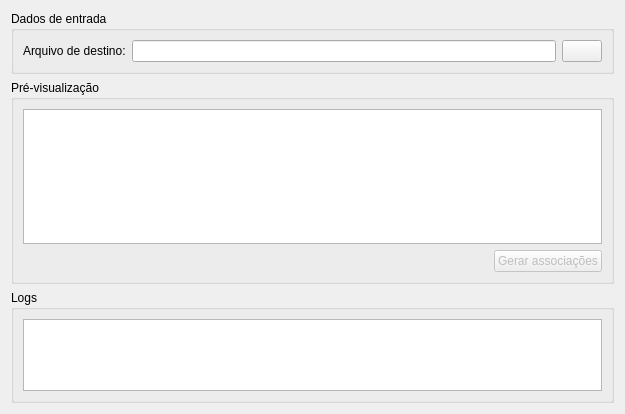
<?xml version="1.0" encoding="UTF-8"?>
<ui version="4.0">
 <class>frmGeradorAssociacaoAtributosAutomovel</class>
 <widget class="QWidget" name="frmGeradorAssociacaoAtributosAutomovel">
  <property name="geometry">
   <rect>
    <x>0</x>
    <y>0</y>
    <width>625</width>
    <height>414</height>
   </rect>
  </property>
  <property name="windowTitle">
   <string>Gerador de associação entre atributos de automóvel</string>
  </property>
  <layout class="QVBoxLayout" name="verticalLayout_2">
   <item>
    <widget class="QGroupBox" name="groupBox">
     <property name="title">
      <string>Dados de entrada</string>
     </property>
     <layout class="QHBoxLayout" name="horizontalLayout">
      <item>
       <widget class="QLabel" name="label">
        <property name="text">
         <string>Arquivo de destino:</string>
        </property>
       </widget>
      </item>
      <item>
       <widget class="QLineEdit" name="edtDiretorioDestino">
        <property name="readOnly">
         <bool>true</bool>
        </property>
       </widget>
      </item>
      <item>
       <widget class="QPushButton" name="btnInformarDiretorio">
        <property name="text">
         <string/>
        </property>
        <property name="icon">
         <iconset resource="../../../../resources.qrc">
          <normaloff>:/icones/icones/open.png</normaloff>:/icones/icones/open.png</iconset>
        </property>
       </widget>
      </item>
     </layout>
    </widget>
   </item>
   <item>
    <widget class="QGroupBox" name="groupBox_3">
     <property name="title">
      <string>Pré-visualização</string>
     </property>
     <layout class="QVBoxLayout" name="verticalLayout">
      <item>
       <widget class="QTableView" name="tblAssociacoes">
        <property name="font">
         <font>
          <family>MS Shell Dlg 2</family>
          <pointsize>10</pointsize>
          <weight>50</weight>
          <italic>false</italic>
          <bold>false</bold>
         </font>
        </property>
        <property name="editTriggers">
         <set>QAbstractItemView::NoEditTriggers</set>
        </property>
        <property name="alternatingRowColors">
         <bool>true</bool>
        </property>
        <property name="gridStyle">
         <enum>Qt::DashLine</enum>
        </property>
       </widget>
      </item>
      <item>
       <layout class="QHBoxLayout" name="horizontalLayout_2">
        <item>
         <spacer name="horizontalSpacer_2">
          <property name="orientation">
           <enum>Qt::Horizontal</enum>
          </property>
          <property name="sizeHint" stdset="0">
           <size>
            <width>40</width>
            <height>20</height>
           </size>
          </property>
         </spacer>
        </item>
        <item>
         <widget class="QPushButton" name="btnGerarAssociacoes">
          <property name="enabled">
           <bool>false</bool>
          </property>
          <property name="text">
           <string>Gerar associações</string>
          </property>
         </widget>
        </item>
       </layout>
      </item>
     </layout>
    </widget>
   </item>
   <item>
    <widget class="QGroupBox" name="gbxLogs">
     <property name="title">
      <string>Logs</string>
     </property>
     <property name="flat">
      <bool>false</bool>
     </property>
     <layout class="QHBoxLayout" name="horizontalLayout_3">
      <item>
       <widget class="QPlainTextEdit" name="txtLogs">
        <property name="sizePolicy">
         <sizepolicy hsizetype="Expanding" vsizetype="Fixed">
          <horstretch>0</horstretch>
          <verstretch>0</verstretch>
         </sizepolicy>
        </property>
        <property name="frameShape">
         <enum>QFrame::StyledPanel</enum>
        </property>
        <property name="frameShadow">
         <enum>QFrame::Sunken</enum>
        </property>
        <property name="sizeAdjustPolicy">
         <enum>QAbstractScrollArea::AdjustToContents</enum>
        </property>
        <property name="lineWrapMode">
         <enum>QPlainTextEdit::WidgetWidth</enum>
        </property>
        <property name="readOnly">
         <bool>true</bool>
        </property>
        <property name="tabStopDistance">
         <double>83.000000000000000</double>
        </property>
       </widget>
      </item>
     </layout>
    </widget>
   </item>
  </layout>
 </widget>
 <resources>
  <include location="../../../../resources.qrc"/>
 </resources>
 <connections/>
</ui>
